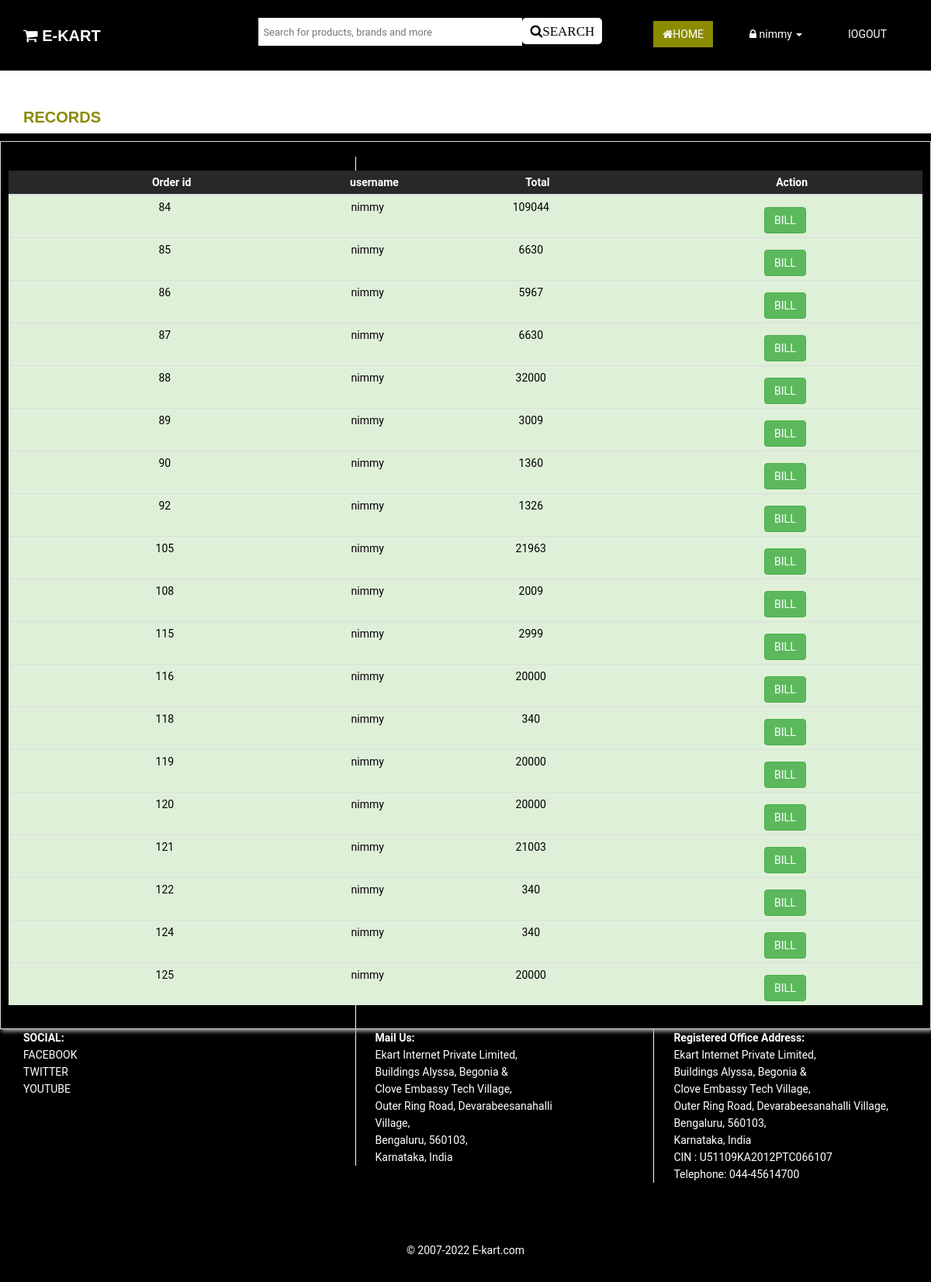
The page /orderhead.php (signed in) on the database its author committed.
### tables this page shows
CREATE TABLE `order_tbl` (
  `order_id` int(11) NOT NULL,
  `username` varchar(30) NOT NULL,
  `total` int(11) NOT NULL,
  `time` datetime NOT NULL
);

### orderhead.php (the view, shortened to what this page needs)
 <!DOCTYPE html>
 <html lang="en">
 <head>
     <link href="css/jssss.css" rel="stylesheet">
     <link href="css/main3.css" rel="stylesheet">
     <link rel="stylesheet" type="text/css" href="css/text9.css">
     <link rel="stylesheet" type="text/css" href="css/img3copy.css">
     <link rel="stylesheet" href=
   "https://cdnjs.cloudflare.com/ajax/libs/font-awesome/4.7.0/css/font-awesome.min.css">
</head>
 <body>
   <nav class="navbar navbar-inverse" role="banner">
     <div class="container">
       <?php include('header.php');?>
   </div>
 </nav>
 <br>
 <div class="container">
         <div class="form-horizontal wow fadeInDown">
                 <label for="filter" class="control-label">  <h2> RECORDS </h2></label>
         </div>
</div>
       <div class="col-md-12" style="border: solid #D9D9D9 1px; padding: 10px; padding-top: 5px; box-shadow: #9F9F9F 2px 3px 5px; margin-top: 10px;">
    		<p class="wow fadeInDown"><em>Order List</em></p>
         <table class="table table-hover table-condensed wow fadeInDown">
             <thead style="background-color:#282828; color:#fff;">
                 <tr>
                     <th class="hidden-print" style="text-align:center;"> <span class="glyphicon glyphicon-exclamation-sign"></span> Order id</th>
                     <th width="120px" style="text-align:center;"><span class="glyphicon glyphicon-user"></span> username</th>
                     <th style="text-align:center;"><span class="glyphicon glyphicon-gift"></span>  Total</th>
                       <th style="text-align:center;"><span class="glyphicon glyphicon-gift"></span>  Action</th>
                 </tr>
             </thead>
             <tbody id="tablebody">
                <?php include('includes/dbconn.php');
                  $username=($_SESSION['login_customer']);
 			              $sql = ("SELECT * FROM order_tbl where username='$username' order by order_id  ") ;
                      $result=mysqli_query($con, $sql);
 				                 if(mysqli_num_rows($result)>0){
 					                     while($row = mysqli_fetch_assoc($result)){
                         ?>
                <tr class="success" style="cursor:pointer;">
                 <td style="text-align:center;"><?php  echo $row['order_id'];?></td>
                 <td style="text-align:center;"><?php  echo $row['username'];?></td>
                 <td style="text-align:center;"><?php   echo $row['total']; ?></td>
                 <td style="text-align:center;">
                   <form action="" method="POST">
                       <button type="submit" class="btn btn-success  wow fadeInDown" name="create_pdf"  type="submit"value="<?php echo $row['order_id'];?>" /> BILL</button>
                 </form></td>
                 <?php
                 }?>
                </tr>
                <?php }?>
             </tbody>
         </table>
     </div>
 <footer id="footer" class="midnight-blue wow fadeInDown">
         <?php include('footer.php');?>
     </footer>
 </body>
 </html>

### main3.css (style rules this page uses)
body { background: #fff; font-family: 'Open Sans', sans-serif; color:#000; line-height: 22px; }
h1, h2, h3, h4, h5, h6 { font-weight:bold; font-family:Verdana, Geneva, sans-serif; color:#8B8B00; }
h2 { font-size: 20px; }
.navbar { border-radius: 0; margin-bottom: 0; background: #000; padding: 15px 0; padding-bottom: 0; }
.navbar-inverse { border: none; }
#footer { padding-top: 30px; padding-bottom: 30px; color: #fff; background: #000; }
table { width:100%; }

### text9.css (style rules this page uses)
* { margin:0px; padding:00px; }
* { box-sizing: border-box; }
body { font-family: Verdana, sans-serif; }
button { margin-top: 10px; margin-bottom: 20px; border-radius: 5px; }

### img3copy.css (style rules this page uses)
* { box-sizing: border-box; }
body { font-family: Roboto,Arial, sans-serif; }

### rows shown on the page
order_tbl: order_id "84", username "nimmy", total "109044"
order_tbl: order_id "85", username "nimmy", total "6630"
order_tbl: order_id "86", username "nimmy", total "5967"
order_tbl: order_id "87", username "nimmy", total "6630"
order_tbl: order_id "88", username "nimmy", total "32000"
order_tbl: order_id "89", username "nimmy", total "3009"
order_tbl: order_id "90", username "nimmy", total "1360"
order_tbl: order_id "92", username "nimmy", total "1326"
order_tbl: order_id "105", username "nimmy", total "21963"
order_tbl: order_id "108", username "nimmy", total "2009"
order_tbl: order_id "115", username "nimmy", total "2999"
order_tbl: order_id "116", username "nimmy", total "20000"
order_tbl: order_id "118", username "nimmy", total "340"
order_tbl: order_id "119", username "nimmy", total "20000"
order_tbl: order_id "120", username "nimmy", total "20000"
order_tbl: order_id "121", username "nimmy", total "21003"
order_tbl: order_id "122", username "nimmy", total "340"
order_tbl: order_id "124", username "nimmy", total "340"
order_tbl: order_id "125", username "nimmy", total "20000"

### other values the page prints
$_SESSION['login_customer'] "nimmy"
